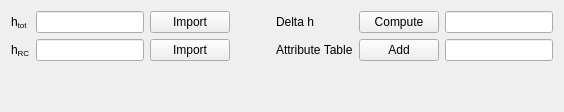
            <widget class="QWidget" name="tab_11">
             <attribute name="title">
              <string>Minimum Parameters</string>
             </attribute>
             <layout class="QGridLayout" name="gridLayout_12">
              <item row="0" column="5">
               <widget class="QLabel" name="label_21">
                <property name="text">
                 <string>Delta h</string>
                </property>
               </widget>
              </item>
              <item row="0" column="0">
               <widget class="QLabel" name="label_19">
                <property name="text">
                 <string>&lt;html&gt;&lt;head/&gt;&lt;body&gt;&lt;p&gt;h&lt;span style=&quot; vertical-align:sub;&quot;&gt;tot&lt;/span&gt;&lt;/p&gt;&lt;/body&gt;&lt;/html&gt;</string>
                </property>
               </widget>
              </item>
              <item row="0" column="7">
               <widget class="QLineEdit" name="lineEdit_19"/>
              </item>
              <item row="0" column="2">
               <widget class="QLineEdit" name="lineEdit_17"/>
              </item>
              <item row="1" column="2">
               <widget class="QLineEdit" name="lineEdit_18"/>
              </item>
              <item row="1" column="0">
               <widget class="QLabel" name="label_20">
                <property name="text">
                 <string>&lt;html&gt;&lt;head/&gt;&lt;body&gt;&lt;p&gt;h&lt;span style=&quot; vertical-align:sub;&quot;&gt;RC&lt;/span&gt;&lt;/p&gt;&lt;/body&gt;&lt;/html&gt;</string>
                </property>
               </widget>
              </item>
              <item row="3" column="2">
               <spacer name="verticalSpacer_4">
                <property name="orientation">
                 <enum>Qt::Vertical</enum>
                </property>
                <property name="sizeHint" stdset="0">
                 <size>
                  <width>20</width>
                  <height>40</height>
                 </size>
                </property>
               </spacer>
              </item>
              <item row="0" column="6">
               <widget class="QPushButton" name="pushButton_16">
                <property name="text">
                 <string>Compute</string>
                </property>
               </widget>
              </item>
              <item row="0" column="4">
               <spacer name="horizontalSpacer_3">
                <property name="orientation">
                 <enum>Qt::Horizontal</enum>
                </property>
                <property name="sizeHint" stdset="0">
                 <size>
                  <width>40</width>
                  <height>20</height>
                 </size>
                </property>
               </spacer>
              </item>
              <item row="0" column="3">
               <widget class="QPushButton" name="pushButton_14">
                <property name="text">
                 <string>Import</string>
                </property>
               </widget>
              </item>
              <item row="1" column="3">
               <widget class="QPushButton" name="pushButton_15">
                <property name="text">
                 <string>Import</string>
                </property>
               </widget>
              </item>
              <item row="1" column="5">
               <widget class="QLabel" name="label_40">
                <property name="text">
                 <string>Attribute Table</string>
                </property>
               </widget>
              </item>
              <item row="1" column="6">
               <widget class="QPushButton" name="pushButton_27">
                <property name="text">
                 <string>Add</string>
                </property>
               </widget>
              </item>
              <item row="1" column="7">
               <widget class="QLineEdit" name="lineEdit_36"/>
              </item>
             </layout>
            </widget>
